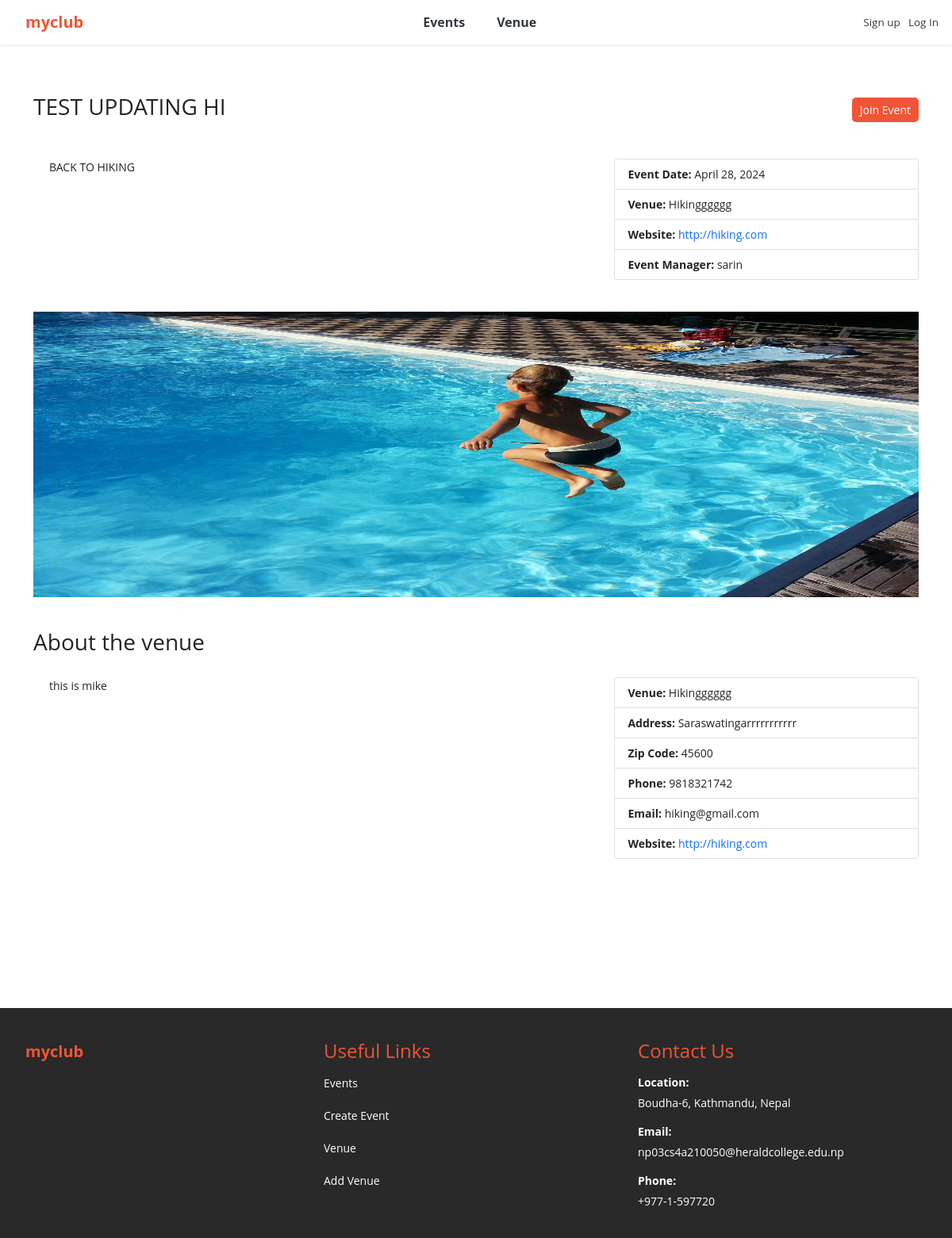
Before: /show_event/32 with the older database file.
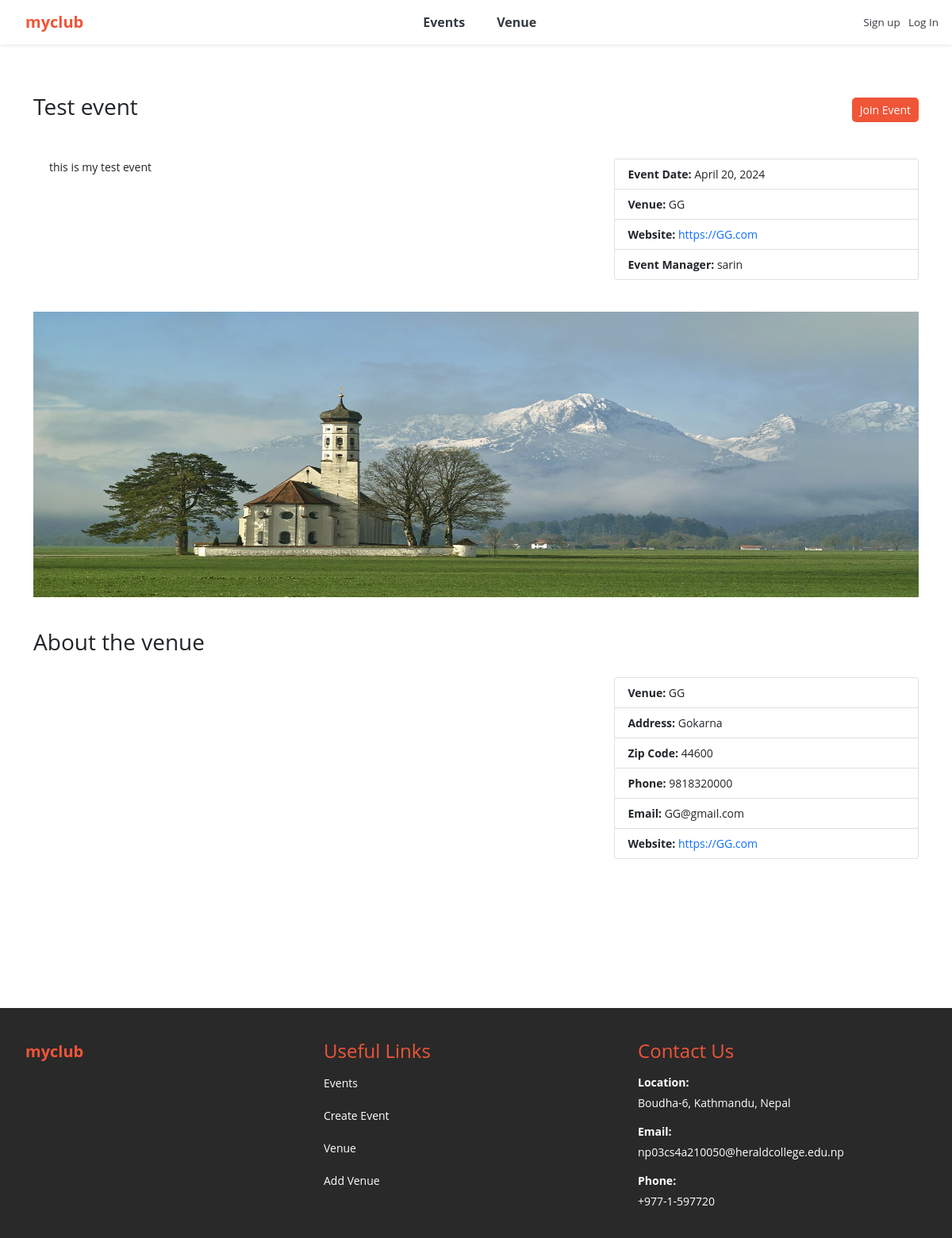
After: the same page with the newer database file.
### events/models.py (models this page shows, shortened)
class Event(models.Model):
	name = models.CharField('Event Name', max_length=120)
	event_date = models.DateField('Event Date', blank=False)
	venue = models.ForeignKey(Venue, blank=True, null=True, on_delete=models.CASCADE)
	manager = models.ForeignKey(User, blank=True, null=True, on_delete=models.SET_NULL)
	description = models.TextField(blank=True)
	attendees = models.ManyToManyField(MyClubUser, blank=True)
	def __str__(self):
		return self.name
	class Meta:
		ordering = ['-event_date']

class Venue(models.Model):
	name = models.CharField('Venue Name', max_length=120)
	address = models.CharField(max_length=300)
	zip_code = models.CharField('Zip Code', max_length=15)
	phone = models.CharField('Contact Phone', max_length=25, blank=True)
	web = models.URLField('Website Address', blank=True)
	email_address = models.EmailField('Email Address', blank=True)
	owner = models.IntegerField("Venue Owner", blank=False, default=1)
	venue_description = models.TextField(blank=True)
	venue_image = models.ImageField(null=True, blank=True, upload_to="images/")
	def __str__(self):
		return self.name
	class Meta:
		ordering = ['name']

### events/views.py (the view)
# urls.py: path('show_event/<int:event_id>', views.show_event, name='show-event'),
def show_event(request, event_id):
	event = get_object_or_404(Event, pk=event_id)
	return render(request, 'events/show_event.html', {'event': event})

### events/templates/events/show_event.html (shortened to what this page needs)
{% extends 'events/base.html' %}
{% block content %}
<br>
<div class="venue-details">
	<nav class="custom-nav">
		<div>
			<h3>{{ event }}</h3>
		</div>
		{% if user.is_authenticated %}
			<div>
				<a class="d-flex" href="{% url 'event-form' event_id=event.id %}" style="text-decoration: none;">
		          	<button class="btn btn-sm btn-custom">Join Event</button>
		        </a>
			</div>
		{% else %}
			<div>
				<a class="d-flex" href="{% url 'login' %}" style="text-decoration: none;">
		          	<button class="btn btn-sm btn-custom">Join Event</button>
		        </a>
			</div>
		{% endif %}
	</nav>
    <div class="flex-container">
	    <div class="description">
	    {% if event.description %}
	        <p>{{ event.description }}</p>
	    {% endif %}
	    </div>
	    <div class="card car">
	    	<ul class="list-group list-group-flush">
		        {% if event.event_date %}
		            <li class="list-group-item"><strong>Event Date:</strong> {{ event.event_date }}</li>
		        {% endif %}
		        {% if event.venue %}
		            <li class="list-group-item"><strong>Venue:</strong> {{ event.venue }}</li>
		        {% endif %}
		        {% if event.venue.web %}
		            <li class="list-group-item"><strong>Website:</strong> <a href="{{ event.venue.web }}" target="_blank" style="text-decoration: none;">{{ event.venue.web }}</a></li>
		        {% endif %}
		        {% if event.manager %}
		            <li class="list-group-item"><strong>Event Manager:</strong> {{ event.manager }}</li>
		        {% endif %}
		    </ul>
		</div>
	</div>
    {% if event.venue.venue_image %}
        <div class="venue-image-container">
            <img src="{{ event.venue.venue_image.url }}" alt="" class="venue-image">
        </div>
    {% endif %}
    <h3>About the venue</h3>
    <div class="flex-container">
	    <div class="description">
	    {% if event.venue.venue_description %}
	        <p>{{ event.venue.venue_description }}</p>
	    {% endif %}
	    </div>
	    <div class="card car">
	    	<ul class="list-group list-group-flush">
	    		{% if event.venue %}
		            <li class="list-group-item"><strong>Venue:</strong> {{ event.venue }}</li>
		        {% endif %}
		        {% if event.venue.address %}
		            <li class="list-group-item"><strong>Address:</strong> {{ event.venue.address }}</li>
		        {% endif %}
		        {% if event.venue.zip_code %}
		            <li class="list-group-item"><strong>Zip Code:</strong> {{ event.venue.zip_code }}</li>
		        {% endif %}
		        {% if event.venue.phone %}
		            <li class="list-group-item"><strong>Phone:</strong> {{ event.venue.phone }}</li>
		        {% endif %}
		        {% if event.venue.email_address %}
		            <li class="list-group-item"><strong>Email:</strong> {{ event.venue.email_address }}</li>
		        {% endif %}
		        {% if event.venue.web %}
		            <li class="list-group-item"><strong>Website:</strong> <a href="{{ event.venue.web }}" target="_blank" style="text-decoration: none;">{{ event.venue.web }}</a></li>
		        {% endif %}
		    </ul>
		</div>
	</div>
</div>
<br><br><br>
{% endblock %}

Changed rows visible on the page:
changed Event "sarin": name "TEST UPDATING HI" → "Test event"; description "BACK TO HIKING" → "this is my test event"; event_date "April 28, 2024" → "April 20, 2024"; venue "Hikingggggg" → "GG"; venue.web "http://hiking.com" → "https://GG.com"; venue.venue_image: a different picture; venue.address "Saraswatingarrrrrrrrrrr" → "Gokarna"; venue.zip_code "45600" → "44600"; venue.phone "9818321742" → "9818320000"; venue.email_address "hiking@gmail.com" → "GG@gmail.com"; venue_id 12 → 3 (drawn); venue.venue_description "this is mike" → (not shown)
